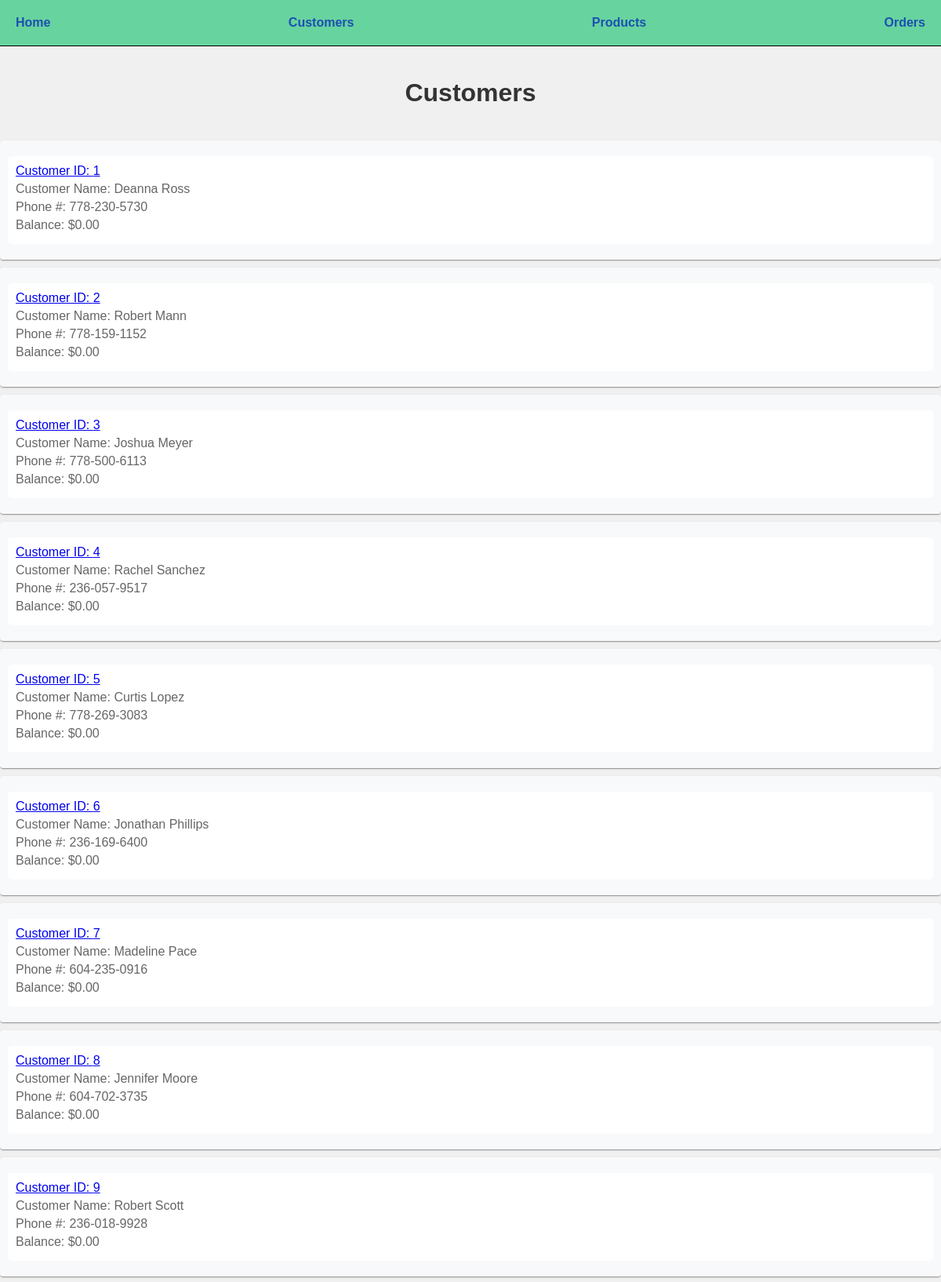
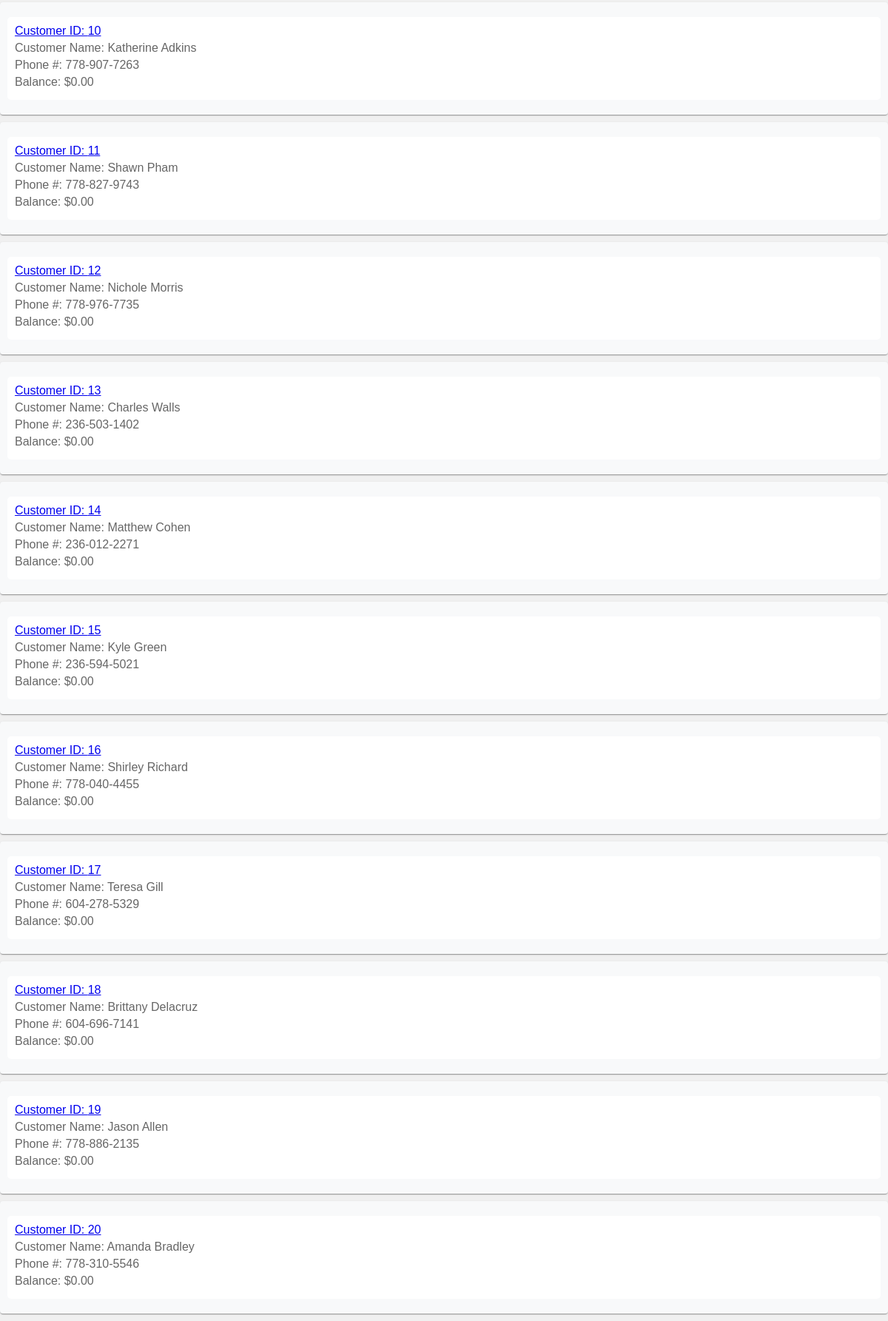
Page /customers on the committed database (2 pictures, top to bottom).
### models.py (models this page shows, shortened)
class Customer(db.Model):
    id = mapped_column(Integer, primary_key=True)
    name = mapped_column(String(200), nullable=False, unique=True)
    phone = mapped_column(String(20), nullable=False )
    balance = mapped_column(Numeric(10,2), nullable=False, default=0)
    orders = relationship("Order") #only one back_populates is needed, the other is inferred

### app.py (the view)
@app.route("/customers")
def customers():
    statement = db.select(Customer).order_by(Customer.id)
    records = db.session.execute(statement)
    results = records.scalars() #converts into a list
    return render_template("customers.html", customers=results)

### templates/customers.html
{% extends "base.html" %}
{% block content %}
<h1>Customers</h1>
{% for customer in customers %}
<div>
    <p>
        <a href="{{ url_for('customer_detail', customer_id=customer.id) }}">
            <span>Customer ID: {{ customer.id }}</span></a>
            <span>Customer Name: {{ customer.name }}</span>
            <span>Phone #: {{ customer.phone }}</span>
            <span>Balance: ${{ customer.balance }}</span>
            </p>
        </div>
            {% endfor %}
{% endblock %}

### static/css/styles.css (style rules this page uses)
body { font-family: Arial, sans-serif; margin: 0; padding: 0; background-color: #f0f0f0; }
h1 { color: #333; text-align: center; padding: 20px 0; }
p { color: #666; padding: 10px; margin: 10px 0; background-color: #fff; border-radius: 5px; }
div { background-color: #f8f9fa; padding: 10px; border-radius: 4px; margin-bottom: 10px; box-shadow: 0 2px 1px -1px rgba(0, 0, 0, .2), 0 1px 1px 0 rgba(0, 0, 0, .14), 0 1px 3px 0 rgba(0, 0, 0, .12); }
p { margin-bottom: 10px; }
p span { display: block; margin-bottom: 5px; }

### rows in the picture
Customer: id "1", name "Deanna Ross", phone "778-230-5730", balance "0.00"
Customer: id "2", name "Robert Mann", phone "778-159-1152", balance "0.00"
Customer: id "3", name "Joshua Meyer", phone "778-500-6113", balance "0.00"
Customer: id "4", name "Rachel Sanchez", phone "236-057-9517", balance "0.00"
Customer: id "5", name "Curtis Lopez", phone "778-269-3083", balance "0.00"
Customer: id "6", name "Jonathan Phillips", phone "236-169-6400", balance "0.00"
Customer: id "7", name "Madeline Pace", phone "604-235-0916", balance "0.00"
Customer: id "8", name "Jennifer Moore", phone "604-702-3735", balance "0.00"
Customer: id "9", name "Robert Scott", phone "236-018-9928", balance "0.00"
Customer: id "10", name "Katherine Adkins", phone "778-907-7263", balance "0.00"
Customer: id "11", name "Shawn Pham", phone "778-827-9743", balance "0.00"
Customer: id "12", name "Nichole Morris", phone "778-976-7735", balance "0.00"
Customer: id "13", name "Charles Walls", phone "236-503-1402", balance "0.00"
Customer: id "14", name "Matthew Cohen", phone "236-012-2271", balance "0.00"
Customer: id "15", name "Kyle Green", phone "236-594-5021", balance "0.00"
Customer: id "16", name "Shirley Richard", phone "778-040-4455", balance "0.00"
Customer: id "17", name "Teresa Gill", phone "604-278-5329", balance "0.00"
Customer: id "18", name "Brittany Delacruz", phone "604-696-7141", balance "0.00"
Customer: id "19", name "Jason Allen", phone "778-886-2135", balance "0.00"
Customer: id "20", name "Amanda Bradley", phone "778-310-5546", balance "0.00"
